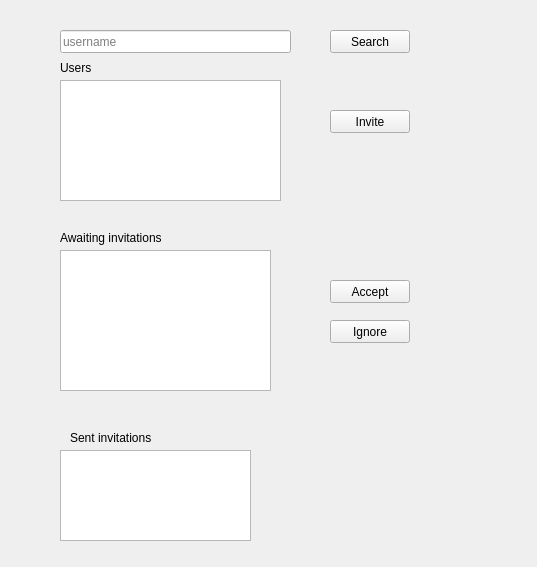
<?xml version="1.0" encoding="UTF-8"?>
<ui version="4.0">
 <class>InviteFriendsPage</class>
 <widget class="QWidget" name="InviteFriendsPage">
  <property name="geometry">
   <rect>
    <x>0</x>
    <y>0</y>
    <width>537</width>
    <height>567</height>
   </rect>
  </property>
  <property name="windowTitle">
   <string>Form</string>
  </property>
  <widget class="QLineEdit" name="search_bar">
   <property name="geometry">
    <rect>
     <x>60</x>
     <y>30</y>
     <width>231</width>
     <height>23</height>
    </rect>
   </property>
   <property name="placeholderText">
    <string>username</string>
   </property>
  </widget>
  <widget class="QPushButton" name="search_button">
   <property name="geometry">
    <rect>
     <x>330</x>
     <y>30</y>
     <width>80</width>
     <height>23</height>
    </rect>
   </property>
   <property name="text">
    <string>Search</string>
   </property>
  </widget>
  <widget class="QListWidget" name="search_result">
   <property name="geometry">
    <rect>
     <x>60</x>
     <y>80</y>
     <width>221</width>
     <height>121</height>
    </rect>
   </property>
  </widget>
  <widget class="QListWidget" name="awaiting_invitations">
   <property name="geometry">
    <rect>
     <x>60</x>
     <y>250</y>
     <width>211</width>
     <height>141</height>
    </rect>
   </property>
  </widget>
  <widget class="QPushButton" name="invite_button">
   <property name="geometry">
    <rect>
     <x>330</x>
     <y>110</y>
     <width>80</width>
     <height>23</height>
    </rect>
   </property>
   <property name="text">
    <string>Invite</string>
   </property>
  </widget>
  <widget class="QPushButton" name="accept_button">
   <property name="geometry">
    <rect>
     <x>330</x>
     <y>280</y>
     <width>80</width>
     <height>23</height>
    </rect>
   </property>
   <property name="text">
    <string>Accept</string>
   </property>
  </widget>
  <widget class="QPushButton" name="ignore_button">
   <property name="geometry">
    <rect>
     <x>330</x>
     <y>320</y>
     <width>80</width>
     <height>23</height>
    </rect>
   </property>
   <property name="text">
    <string>Ignore</string>
   </property>
  </widget>
  <widget class="QListWidget" name="sent_invitations">
   <property name="geometry">
    <rect>
     <x>60</x>
     <y>450</y>
     <width>191</width>
     <height>91</height>
    </rect>
   </property>
  </widget>
  <widget class="QLabel" name="search_result_label">
   <property name="geometry">
    <rect>
     <x>60</x>
     <y>60</y>
     <width>59</width>
     <height>15</height>
    </rect>
   </property>
   <property name="text">
    <string>Users</string>
   </property>
  </widget>
  <widget class="QLabel" name="awaiting_invitations_label">
   <property name="geometry">
    <rect>
     <x>60</x>
     <y>230</y>
     <width>201</width>
     <height>16</height>
    </rect>
   </property>
   <property name="text">
    <string>Awaiting invitations</string>
   </property>
  </widget>
  <widget class="QLabel" name="sent_invitations_label">
   <property name="geometry">
    <rect>
     <x>70</x>
     <y>430</y>
     <width>121</width>
     <height>16</height>
    </rect>
   </property>
   <property name="text">
    <string>Sent invitations</string>
   </property>
  </widget>
 </widget>
 <resources/>
 <connections/>
</ui>
